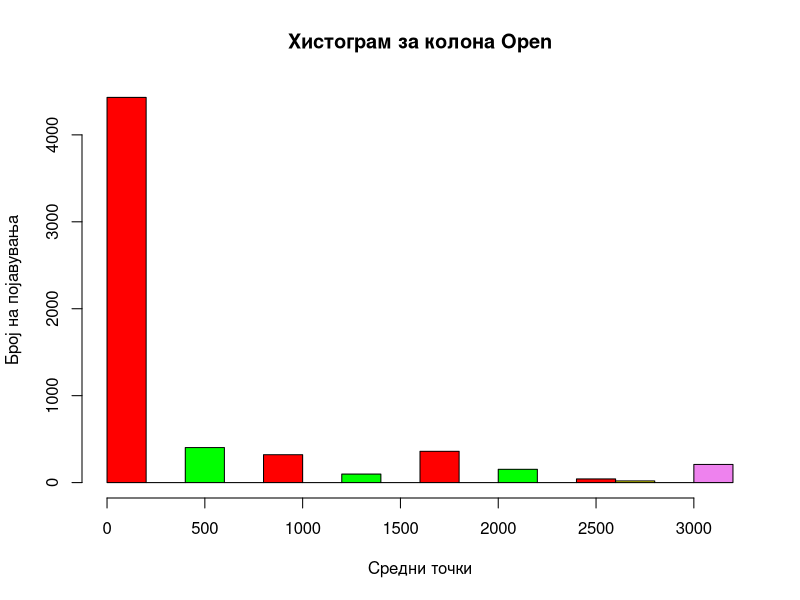
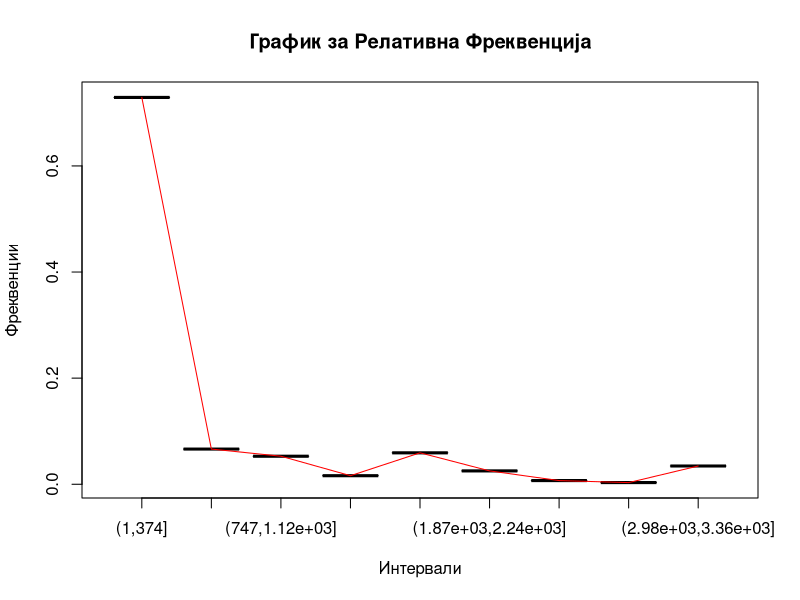
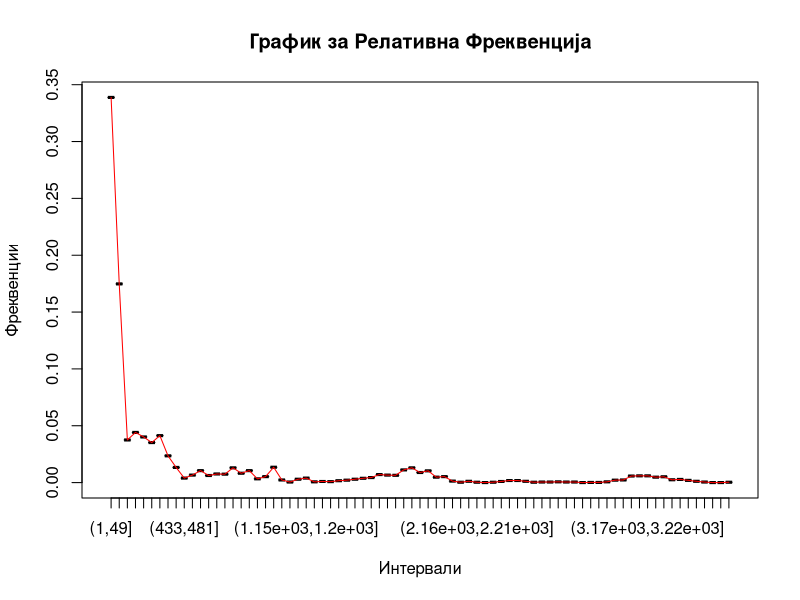
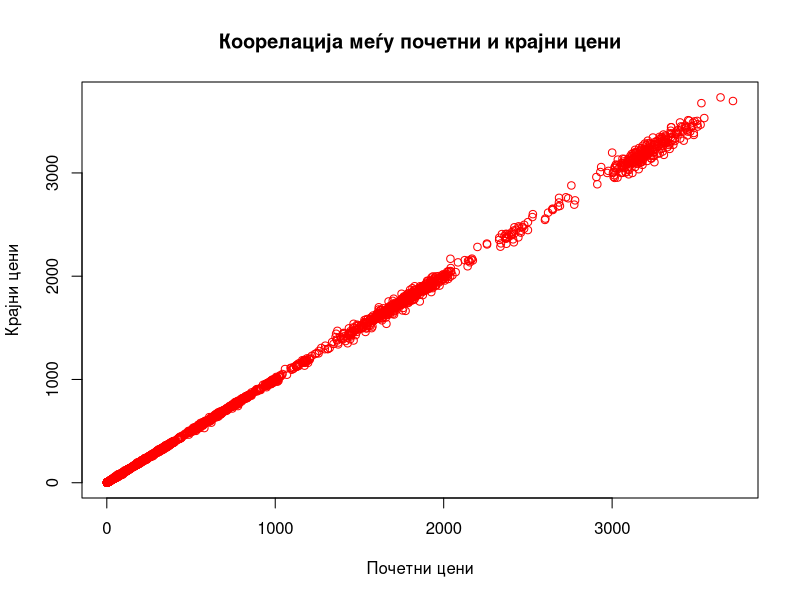

Source code (R) for these figures, in order: (Note: this script raises an error after producing the figures.)
# -----------------------------------------------------------------------------
# |   Seminarska po Biznis i statistika                                       |
# |   Analiza na berzata(akciite) na Amazon                                   |
# |   Dimitar Jovanovski 203099                                               |  
# |   Predmet: Biznis i statistika                                            |
# -----------------------------------------------------------------------------


# Vmetnuvanje na databazata AMZN.csv
amzn <- read.csv("AMZN.csv", header=TRUE, sep=",")


# PRV DEL, zadaca 1 -------------------------------------------------------------------------

# MNOZESTVO Open: --------------------------------------------------------------
# prvin ke se pravi analiza na kolonata Open(prvata transakcija na akcijata) t.e pocetna cena
# MIN vrednost na kolonata Open
min_open <- min(amzn$Open)

# MAX vrednost na kolonata Open
max_open <- max(amzn$Open)

# opseg na Open kolonata
opseg_open <- max_open - min_open

# br na klasi
klasi_open <- sqrt( nrow(amzn) )

# golemina na klasa
gol_klasi_open <- opseg_open/klasi_open

# definiranje na granicni tocki(idni intervali)
seq_open <- seq( 1, round(max_open), by=round(opseg_open/10)+1)

# definiranje na intervalite t.e granicite i nivnite frekvencii na pojavuvanja
frekvencii_open <- cut( amzn$Open, seq_open )
amzn$intervali_open <- cut( amzn$Open, seq_open )

# prikaz na tabela so raspredelba na cestoti(frekvencii)
tab_na_cestoti_open <- transform( table(frekvencii_open) )

# Presmetuva sredishna tocka od kraevite na 1 interval
midcut<-function( x, from, to, by ){
  ## cut the data into bins...
  x <- cut( x, seq(from,to,by), include.lowest=T)
  ## make a named vector of the midpoints, names=binnames
  vec=seq(from+by/2, to-by/2,by)
  names(vec)=levels(x)
  ## use the vector to map the names of the bins to the midpoint values
  unname(vec[x])
}
amzn$sredna_t_open <- midcut( amzn$Open, round(min_open), round(max_open), round(opseg_open/10)+1 )
# --------------------------------------------------------------------------------


# MNOZESTVO Close: -------------------------------------------------------------
# prvin ke se pravi analiza na kolonata Close(poslednata transakcija na akcijata) t.e krajna cena
# MIN vrednost na kolonata Close
min_close <- min(amzn$Close)

# MAX vrednost na kolonata Close
max_close <- max(amzn$Close)

# opseg na Close kolonata
opseg_close <- max_close - min_close

# br na klasi
klasi_close <- sqrt( nrow(amzn) )

# golemina na klasa
gol_klasi_close <- opseg_close / klasi_close

# kreiranje na intervalite(sekvenciite)
seq_close <- seq( round(min_close), round(max_close), by=round(gol_klasi_close) )

# definiranje na intervalite t.e granicite i nivnite frekvencii na pojavuvanja
frekvencii_close <- cut( amzn$Close, seq_close )
amzn$intervali_close <- cut( amzn$Open, seq_open )

# prikaz na tabela so raspredelba na cestoti(frekvencii)
tab_na_cestoti_close <- transform( table(frekvencii_close) )

# Sredna tocka od itnervalite(na Close kolonata)
amzn$sredna_t_close <- midcut( amzn$Close, round(min_close), round(max_close), round(gol_klasi_close) )
# --------------------------------------------------------------------------------


# RELATIVNI FREKVENCII(za Open & Close)-----------------------------------------
tab_na_cestoti_open$relative_Freq <- tab_na_cestoti_open$Freq / nrow(amzn)
tab_na_cestoti_close$relative_Freq <- tab_na_cestoti_close$Freq / nrow(amzn)

# KUMULATIVNI FREKVENCII(za Open & Close)---------------------------------------
tab_na_cestoti_open$cumulative_freq <- cumsum(tab_na_cestoti_open$Freq)
tab_na_cestoti_close$cumulative_freq <- cumsum(tab_na_cestoti_close$Freq)

# HISTOGRAM---------------------------------------------------------------------
colors = c("red", "yellow", "green", "violet") 
hist(amzn$sredna_t_open, col=colors, xlab="Средни точки", ylab="Број на појавувања", main="Хистограм за колона Open" )

#-------------------------------------------------------------------------------

# POLIGON ----------------------------------------------------------------------
plot( tab_na_cestoti_open$frekvencii_open, tab_na_cestoti_open$relative_Freq, type="b", col="red", main="График за Релативна Фреквенција", xlab="Интервали", ylab="Фреквенции" )
lines( tab_na_cestoti_open$frekvencii_open, tab_na_cestoti_open$relative_Freq, type="l", col="red", main="График за Релативна Фреквенција", xlab="Интервали", ylab="Фреквенции" )

plot( tab_na_cestoti_close$frekvencii_close, tab_na_cestoti_close$relative_Freq, type="b", col="red", main="График за Релативна Фреквенција", xlab="Интервали", ylab="Фреквенции" )
lines( tab_na_cestoti_close$frekvencii_close, tab_na_cestoti_close$relative_Freq, type="l", col="red", main="График за Релативна Фреквенција", xlab="Интервали", ylab="Фреквенции" )
# ------------------------------------------------------------------------------


# PRV DEL, zadaca 2 -------------------------------------------------------------------------
# vo tab na cestoti za relativnite frekvencii kje se pravi stelbo list dijagram
stem_tab_rel_open <- stem( tab_na_cestoti_open$relative_Freq )
stem_tab_rel_close <- stem( tab_na_cestoti_close$relative_Freq )
# vo tab na cestoti za kumulativni frekvencii kje se pravi stelbo list dijagram
stem_tab_cum_open <- stem( tab_na_cestoti_open$cumulative_freq )
stem_tab_cum_close <- stem( tab_na_cestoti_close$cumulative_freq )
# -------------------------------------------------------------------------------------------

# PRV DEL, zadaca 3 -------------------------------------------------------------------------
zav_prvin_posledni_ceni <- plot( amzn$Open, amzn$Close, main="Коорелација меѓу почетни и крајни цени", xlab="Почетни цени", ylab="Крајни цени", col="red")
# -------------------------------------------------------------------------------------------

# PRV DEL, zadaca 4 -------------------------------------------------------------------------
# moda, medijana i prosek na regularna, kumulativna i relativna cestota
mean( tab_na_cestoti_open$Freq )
median( tab_na_cestoti_open$Freq )
sort( table(tab_na_cestoti_open$Freq), decreasing=TRUE )
# -------------------------------------------------------------------------------------------

# PRV DEL, zadaca 5 -------------------------------------------------------------------------
q1_open <- quantile( amzn$Open, 0.25 )                      # Q1 od pocetna cena na akcii
q2_open <- median( amzn$Open )                              # Q2 od pocetna cena na akcii
q3_open <- quantile( amzn$Open, 0.75 )                      # Q3 od pocetna cena na akcii

q1_close <- quantile( amzn$Close, 0.25 )                    # Q1 od krajna cena na akcii
q2_close <- median( amzn$Close )                            # Q2 od krajna cena na akcii
q3_close <- quantile( amzn$Close, 0.75 )                    # Q3 od krajna cena na akcii

raspon_open <- max(amzn$Open) - min(amzn$Open)              # raspon za prvicnite ceni na akciite
raspon_close <- max(amzn$Close) - min(amzn$Close)           # raspon za krajnite ceni na akciite

interkvart_open <- q3_open - q1_open                        # Q3 - Q1
print( paste( "IQR_Open = ", intervali_open ) )
interkvart_close <- q3_close - q1_close                     # Q3 - Q1
print( paste( "IQR_Close = ", intervali_close ) )

# -------------------------------------------------------------------------------------------

# PRV DEL, zadaca 6 -------------------------------------------------------------------------
# Standardna devijacija i disperzija
sd_open <- sd( amzn$Open, na.rm=TRUE )
print( "Raspredelba na pocetnite ceni na akciite: " )
print( paste( "SD = ", sd_open ) )
print( paste( "SD^2 = ", sd_open^2 ) )

sd_close <- sd( amzn$Close, na.rm=TRUE )
print( "Raspredelba na krajnite ceni na akciite: " )
print( paste( "SD = ", sd_close ) )
print( paste( "SD^2 = ", sd_close^2 ) )

# vizuelna reprezentacija za raspredelba na pocetnite ceni na akciite
png( file="dnorm-pocetni-ceni-akcii.png" )
plot(    amzn$Open, dnorm( amzn$Open, mean(amzn$Open), sd(amzn$Open) )    )
dev.off()

# vizuelna reprezentacija za raspredelba na krajnite ceni na akciite
png( file="dnorm-krajni-ceni-akcii.png" )
plot(    amzn$Close, dnorm( amzn$Close, mean(amzn$Close), sd(amzn$Close) )    )
dev.off()

# -------------------------------------------------------------------------------------------

# PRV DEL, zadaca 7 -------------------------------------------------------------------------
cor( amzn$Open, amzn$Close )
# -------------------------------------------------------------------------------------------

# VTOR DEL, zadaca 1 ------------------------------------------------------------------------
# interval na doverba-----------------------------------
interval_doverba <- function( volume ) {
  CI <- 0.95       # INTERVAL NA SIGURNOST(%) od 95%
  alfa <- 1-CI     # nivoto na prifatliva greshka(%)
  MoE <- qnorm(1-alfa/2) * sd(volume)/sqrt(length(volume))
  min.interval <- mean(volume) - MoE
  max.interval <- mean(volume) + MoE
  
  # pecati interval
  print( c(min.interval, max.interval) )
  print(mean(amzn$Volume))
}
interval_doverba( sample( amzn$Volume, size=1000 ) )
# -------------------------------------------------------------------------------------------

# VTOR DEL, zadaca 2 ------------------------------------------------------------------------
# hipotezi-----------------------------------
# H0: EX = 7.5M
# Ha: EX != 7.5M
EX <- 7500000
gr <- qnorm(1-alfa/2)                                                           # se naogja granicata
print( c(-1*gr, gr) )                                                           # se pecati intervalot(leva i desna granica)
z <- ( (mean(amzn$Volume-EX)) / sd(amzn$Volume) ) * sqrt(length(amzn$Volume))   # determinantna vrednost vo intervalot

# proverka koja hipoteza e tocna
if( z>(-1*gr) & z<gr ) {
  print("H0: T")
} else {
  print("Ha: T")
}
# -------------------------------------------------------------------------------------------

# VTOR DEL, zadaca 3 ------------------------------------------------------------------------
# test za raspredelba------------------------
png( file="raspredelba-volume.png" )
hist(amzn$Volume, breaks=49, xlim=c(487000, 105000000), ylim=c(0, 1100), xlab="интервали", ylab="Фреквенции", main=" ")
dev.off()
# -------------------------------------------------------------------------------------------

# VTOR DEL, zadaca 4 ------------------------------------------------------------------------
# test na hipotezi za nezavisnost------------

# ---/---

# -------------------------------------------------------------------------------------------

# VTOR DEL, zadaca 5 ------------------------------------------------------------------------
# linearna regresija-------------------------
plot( amzn$Open, amzn$High )    # generiranje grafik za koorelacija
r <- lm(amzn$High~amzn$Open)    # model za linearna reg.
abline(r, col='red')            # linija niz grafikot za koorelacija
names(r)
# manuelno da se vnese X i so modelot da se predvidi vrednosta na Y
predict( r, list(pocetna_cena=15), level=0.95, interval="prediction" )[1]

# -------------------------------------------------------------------------------------------


